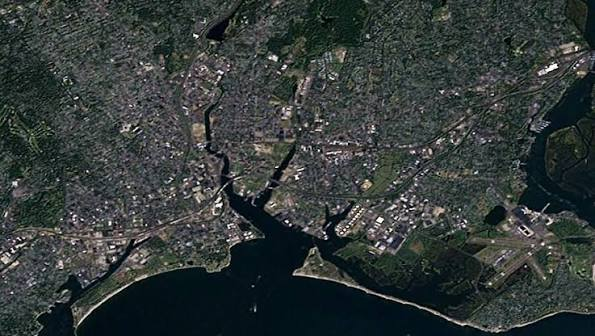
#> input picture ml_engine/test_data/sample.jpg, 595 x 336 px, found by its file name
$ python test_inpainting.py
#> lines starting #> are read from the running program, lines starting #| are printed output that depends on the picture; after the words box and inside, x2 and y2 are one past the last pixel; in counts of white or black regions, pixels touching at a corner belong together
### ml_engine/workers/inpainting/inpainting_worker.py
import cv2
import numpy as np

from workers.base_worker import BaseWorker


class InpaintingWorker(BaseWorker):

    def __init__(self, radius: float = 3.0):
        self.radius = radius

    def run(self, image, metadata):

        if image is None:
            raise ValueError("Input image is None")

        # Get mask from metadata
        mask = metadata.get("mask")

        if mask is None:
            # Nothing to inpaint
            return {
                "image": image,
                "score": {
                    "inpainted_pixels": 0,
                    "mask_present": False,
                },
                "metadata": {
                    **metadata,
                    "worker": "inpainting",
                    "method": "none",
                },
            }

        # Convert mask to NumPy array
        mask = np.asarray(mask)

        if mask.shape[:2] != image.shape[:2]:
            raise ValueError(
                "Mask dimensions must match image dimensions"
            )

        # Ensure binary 8-bit mask
        mask = np.where(
            mask > 0,
            255,
            0,
        ).astype(np.uint8)

        # Count pixels that will be reconstructed
        inpainted_pixels = int(
            np.count_nonzero(mask)
        )

        # OpenCV Telea inpainting
        result = cv2.inpaint(
            image,
            mask,
            self.radius,
            cv2.INPAINT_TELEA,
        )

        return {
            "image": result,
            "score": {
                "inpainted_pixels": inpainted_pixels,
                "mask_present": True,
            },
            "metadata": {
                **metadata,
                "worker": "inpainting",
                "method": "opencv_telea",
            },
        }

### ml_engine/test_inpainting.py
import cv2
import numpy as np

from workers.inpainting.inpainting_worker import (
    InpaintingWorker,
)


image = cv2.imread(
    "ml_engine/test_data/sample.jpg"
)
#> image is the input picture: shape (336, 595, 3); mean B, G, R 57.9, 59.2, 51.9

if image is None:
    raise ValueError(
        "Could not load sample image"
    )


# Create a demo mask
mask = np.zeros(
    image.shape[:2],
    dtype=np.uint8,
)

height, width = mask.shape
#> height = 336; width = 595

# Small rectangular region to reconstruct
cv2.rectangle(
    mask,
    (width // 3, height // 3),
    (width // 2, height // 2),
    255,
    -1,
)
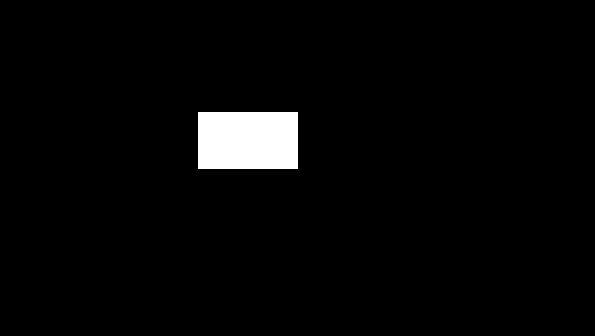
#> mask: shape (336, 595); 2.9% white; 1 white region, box (x1, y1, x2, y2) and area: (198, 112, 298, 169) 5700


worker = InpaintingWorker(
    radius=3.0
)

result = worker.run(
    image,
    {
        "sensor": "demo",
        "sun_elevation": 45,
        "mask": mask,
    },
)
#> in run, `inpainted_pixels = int( np.count_nonzero(mask) )`: inpainted_pixels = 5700
#> result = 3 items

output = result["image"]

cv2.imwrite(
    "ml_engine/test_data/inpainted_output.jpg",
    output,
)

print("Inpainting successful!")
print("Input size:", image.shape[:2])
#| Input size: (336, 595)
print("Output size:", output.shape[:2])
#| Output size: (336, 595)
print("Score:", result["score"])
#| Score: {'inpainted_pixels': 5700, 'mask_present': True}
print("Metadata:", result["metadata"])
#> (printed output is left out)
